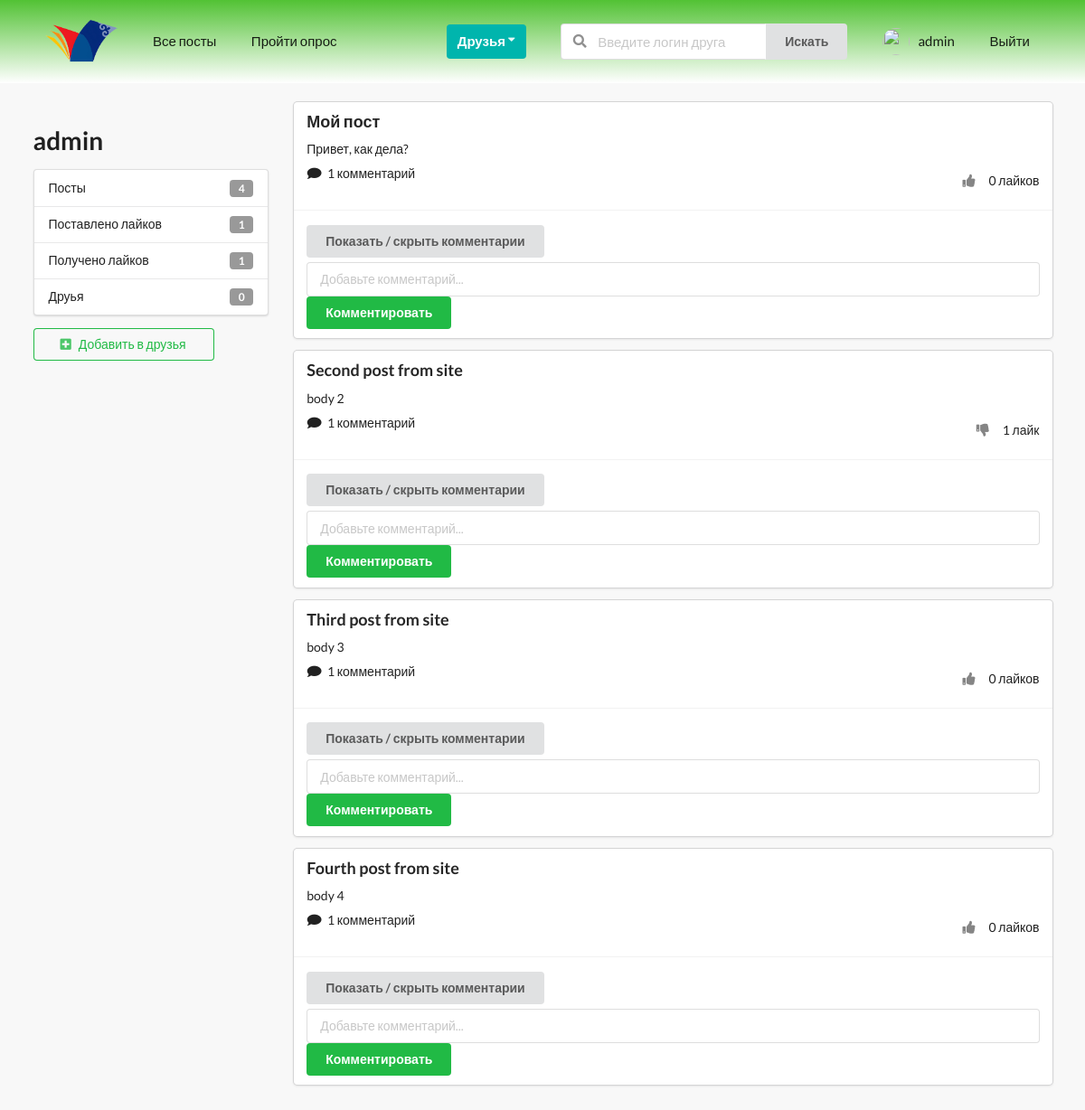
The app's page /profiles/aidan-ali-42dbede9/ (signed in), older data.
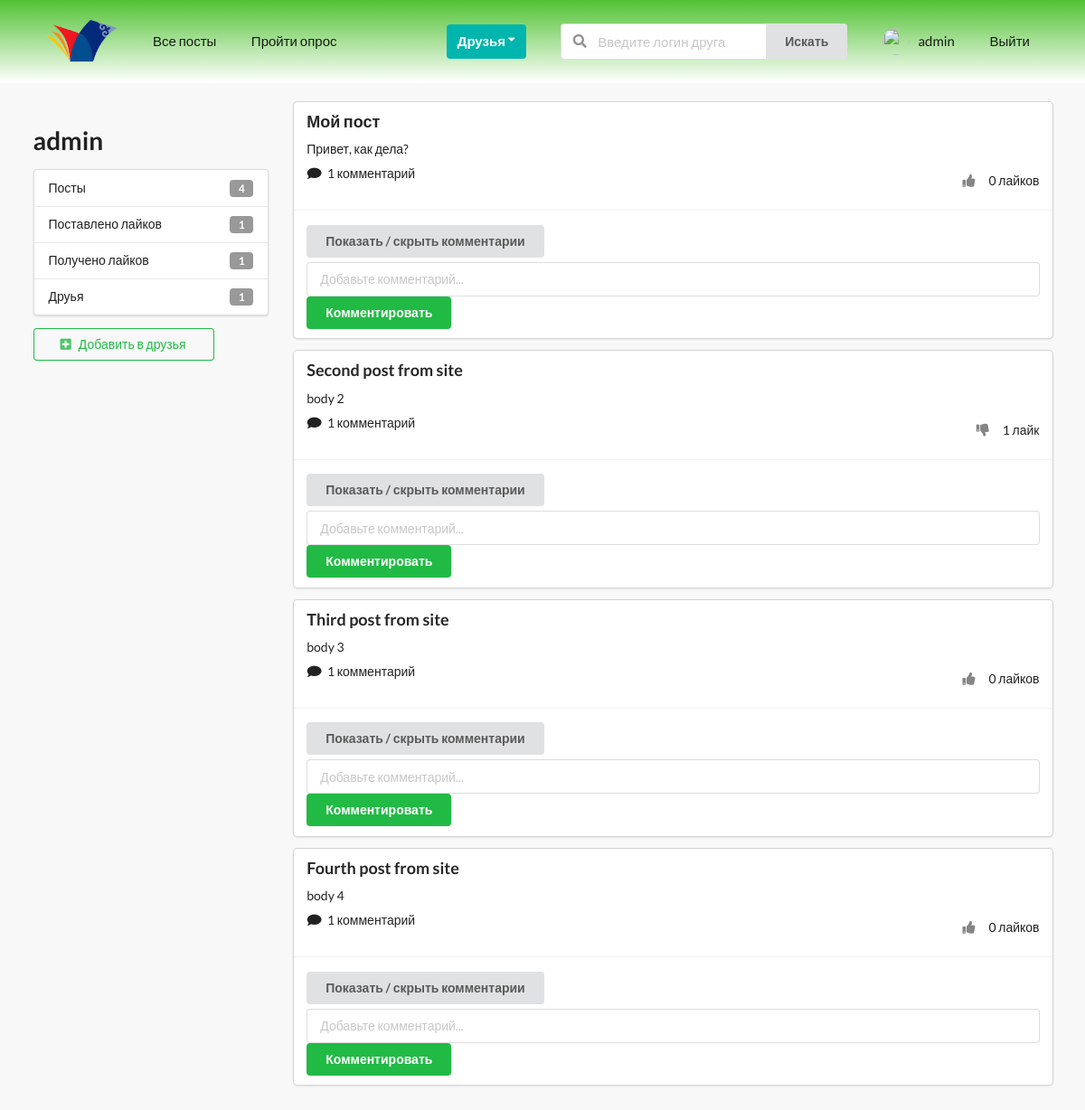
The same page, newer data.
### profiles/models.py (models this page shows, shortened)
class Profile(models.Model):
    first_name=models.CharField(max_length=200,blank=True)
    last_name=models.CharField(max_length=200,blank=True)
    user=models.OneToOneField(User,on_delete=models.CASCADE)
    bio=models.TextField(default='Биографии нету',max_length=300)
    email=models.EmailField(max_length=200,blank=True)
    country=models.CharField(max_length=200,blank=True)
    avatar_image=models.ImageField(default='avatar.png',upload_to='avatars/')
    friends=models.ManyToManyField(User,blank=True,related_name='friends')
    slug=models.SlugField(unique=True,blank=True)
    updated_at=models.DateField(auto_now=True)
    created_at=models.DateField(auto_now_add=True)
    objects=ProfileManager()
    def __str__(self):
        return f'{self.user.username}:{self.created_at}'
    __initial_first_name=None
    __initial_last_name=None
    def __init__(self,*args,**kwargs):
        super().__init__(*args,**kwargs)
        self.__initial_first_name=self.first_name
        self.__initial_last_name=self.last_name
    def get_friends_number(self):
        return self.friends.all().count()
    def get_posts_number(self):
        return self.posts.all().count()
    def get_all_author_post(self):
        return self.posts.all()
    def get_given_likes_number(self):
        likes=self.like_set.all()
        total_liked=0
        for i in likes:
            if i.value=='Like':
                total_liked+=1
        return total_liked
    def get_received_likes_number(self):
        posts=self.posts.all()
        total_liked=0
        for i in posts:
            total_liked+=i.liked.all().count()
        return total_liked
    class Meta:
        verbose_name = 'Профиль'
        verbose_name_plural = 'Профили'

### posts/models.py (models this page shows, shortened)
class Like(models.Model):
    user=models.ForeignKey(Profile,on_delete=models.CASCADE)
    post=models.ForeignKey(Post,on_delete=models.CASCADE)
    value=models.CharField(choices=LIKE_CHOICES,max_length=8)
    updated_at=models.DateField(auto_now=True)
    created_at=models.DateField(auto_now_add=True)
    class Meta:
        verbose_name = 'Лайк'
        verbose_name_plural = 'Лайки'

class Post(models.Model):
    title = models.CharField(max_length=300, verbose_name='Заголовок')
    author = models.ForeignKey(Profile, on_delete=models.CASCADE, related_name='posts')
    content = models.TextField(verbose_name='Текст')
    image = models.ImageField(upload_to='posts/', validators=[FileExtensionValidator(['img', 'png', 'jpeg'])], blank=True, verbose_name='Картинка')
    liked = models.ManyToManyField(Profile, blank=True, related_name='likes', verbose_name='Лайк поставили')
    updated_at = models.DateField(auto_now=True)
    created_at = models.DateField(auto_now_add=True)
    def get_likes_number(self):
        return self.liked.all().count()
    def get_comment_number(self):
        return self.comment_set.all().count()
    class Meta:
        ordering = ('-created_at',)
        verbose_name = 'Запись'
        verbose_name_plural = 'Записи'

### profiles/views.py (the view)
# urls.py: path('<slug>/',ProfileDetailView.as_view(),name='profile-detail-view'),
class ProfileDetailView(LoginRequiredMixin,DetailView):
    model=Profile
    template_name='profiles/details.html'
    def get_object(self):
        slug=self.kwargs.get('slug')
        profile=Profile.objects.get(slug=slug)
        return profile
    def get_context_data(self,*args,**kwargs):
        context=super().get_context_data(**kwargs)
        user=User.objects.get(username__iexact=self.request.user)
        profile=Profile.objects.get(user=user)
        context['profile']=profile
        receiver=Relationship.objects.filter(sender=profile)
        sender=Relationship.objects.filter(receiver=profile)
        rel_receiver=[]
        rel_sender=[]
        for item in receiver:
            rel_receiver.append(item.receiver.user)
        for item in sender:
            rel_sender.append(item.sender.user)
        context['rel_receiver']=rel_receiver
        context['rel_sender']=rel_sender
        context['posts']=self.get_object().get_all_author_post()
        context['comment_form']=CommentModelForm()
        context['len_posts']=True if len(self.get_object().get_all_author_post())>0 else False
        return context

### posts/forms.py
class CommentModelForm(forms.ModelForm):
    body=forms.CharField(label='',widget=forms.TextInput(attrs={
                        'placeholder':'Добавьте комментарий...'
                        }))
    class Meta:
        model=Comment
        fields=('body',)

### prediction_system/context_processors.py (called while the page is built)
def has_prediction(request):
    if request.user.is_authenticated:
        profile=Profile.objects.get(user=request.user)
        if ProfileData.objects.filter(profile=profile).exists():
            return {'has_prediction': True}
    return {'has_prediction': False}

### profiles/context_processors.py (called while the page is built)
def profile_pic(request):
    if request.user.is_authenticated:
        profile_picture=Profile.objects.get(user=request.user).avatar_image
        return {'avatar_pic':profile_picture}
    return {}

def invitations_number(request):
    if request.user.is_authenticated:
        profile_obj=Profile.objects.get(user=request.user)
        qs_counter=Relationship.objects.invitations_received(profile_obj).count()
        return {'invites_num':qs_counter,}
    return {}

### profiles/models.py (called while the page is built)
    def invitations_received(self,receiver):
        query_string=Relationship.objects.filter(receiver=receiver,status='send')
        return query_string

### templates/profiles/details.html (shortened to what the changed rows need)
{% extends 'base.html' %}
{% block content %}
    <div class="ui grid stackable">
        <div class="row">
            <div class="four wide column">
                <h1>{{object.user}}</h1>
                <div class="ui vertical fluid menu">
                    <div class="item">
                        Посты
                        <div class="ui label">{{object.get_posts_number}}</div>
                    </div>
                    <div class="item">
                        Поставлено лайков
                        <div class="ui label">{{object.get_given_likes_number}}</div>
                    </div>
                    <div class="item">
                        Получено лайков
                        <div class="ui label">{{object.get_received_likes_number}}</div>
                    </div>
                    <div class="item">
                        Друья
                        <div class="ui label">{{object.get_friends_number}}</div>
                    </div>
                </div>
                    {% if object.user not in rel_receiver and object.user not in rel_sender %}
                        <form action="{% url 'profiles:send-invite' %}" method="POST">
                            <button class="ui positive basic button mb-5 w-big" type="submit"><i class="plus square icon"></i>Добавить в друзья</button>
                        </form>
                    {% endif %}
            </div>
        </div>
    </div>
{% endblock %}

Row changes from the older to the newer data that the page shows:
changed Profile "admin": get_friends_number "0" → "1"
